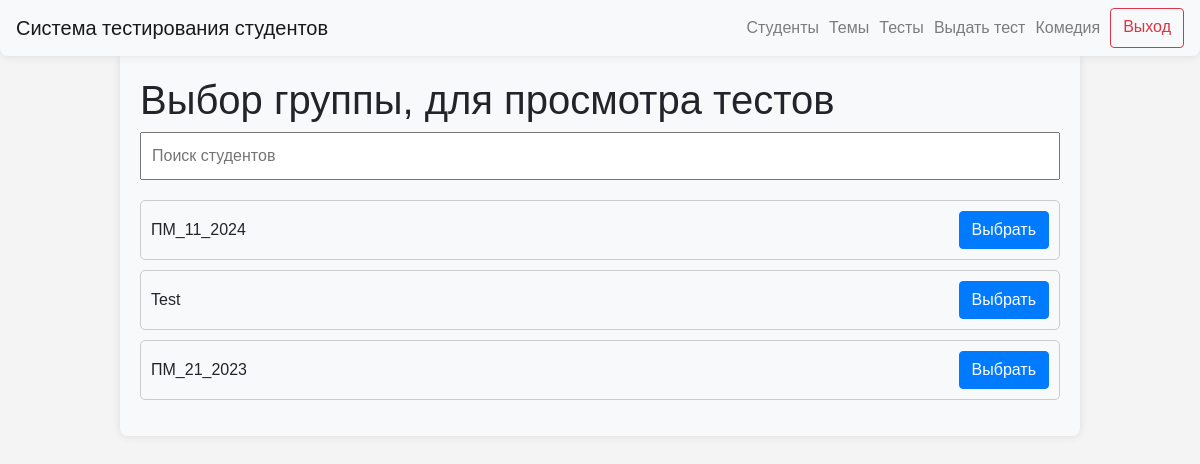
Page / (signed in) on the earlier database version.
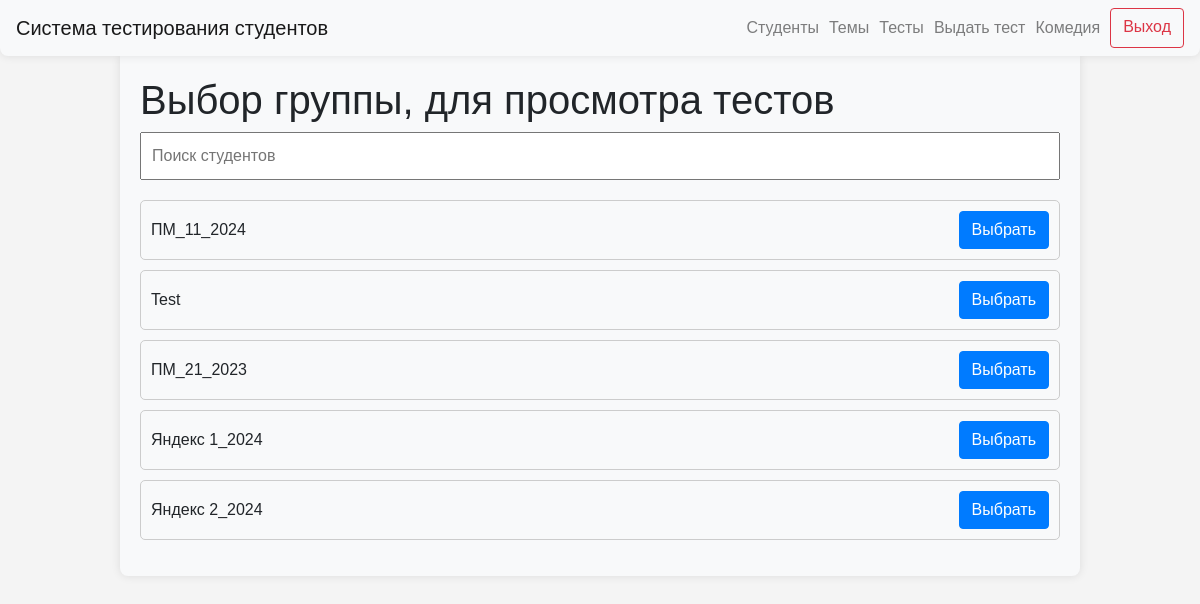
Same page on the later database version.
### data/users.py (models this page shows)
class Group(SqlAlchemyBase, SerializerMixin):
    __tablename__ = "groups"
    id = sqlalchemy.Column(
        sqlalchemy.Integer,
        primary_key=True,
        autoincrement=True,
    )
    name = sqlalchemy.Column(
        sqlalchemy.String,
        nullable=False,
    )

### server.py (the view, shortened to what this page needs)
@app.route("/")
def select_group_for_view_tests():
    if not current_user.is_authenticated:
        return redirect("/authentication")
    db_sess = db_session.create_session()
    groups = db_sess.query(Group).all()
    db_sess.close()
    return render_template("select_group_for_view_tests.html", groups=groups)

### data/db_session.py (called while the page is built)
def create_session() -> Session:
    global __factory
    return __factory()

### server.py (called while the page is built)
@login_manager.user_loader
def load_user(user_id):
    db_sess = db_session.create_session()
    return db_sess.query(User).get(user_id)

### templates/select_group_for_view_tests.html (shortened to what this page needs)
{% extends "base.html" %}
{% block content %}
<body>
<h1>Выбор группы, для просмотра тестов</h1>
<input type="text" id="searchInput" onkeyup="searchTests()" placeholder="Поиск студентов">
<ul id="testList">
    {% for group in groups %}
    <li class="testItem">{{ group.name }}
        <div class="buttons-container"><a type="button" class="btn btn-primary" href="/tests/{{ group.id }}">Выбрать</a></div>
    </li>
    {% endfor %}
</ul>
</body>
{% endblock %}

Differences in the rows shown:
added Group: name "Яндекс 1_2024"
added Group: name "Яндекс 2_2024"
